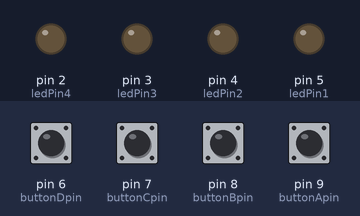
A sketch run on a simulated Arduino Uno, built with avr-gcc and run on an emulated ATmega328P. Shown: output pins drawn as LEDs (lit = HIGH). The inputs (shaded band) are chosen by the test bench; at power-on: pin 6 (buttonDpin), pin 7 (buttonCpin), pin 8 (buttonBpin), pin 9 (buttonApin) HIGH.

Above: at 1.2 s.
1.3 s: pin 7 (buttonCpin) pulled LOW for 0.15 s
At 1.7 s:
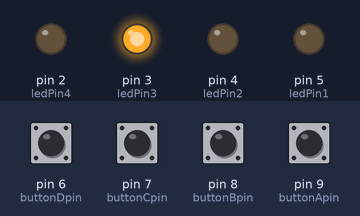
2.9 s: pin 8 (buttonBpin) pulled LOW for 0.15 s
At 4.1 s:
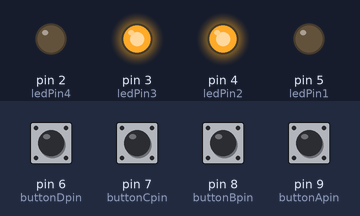
4.5 s: pin 9 (buttonApin) pulled LOW for 0.15 s
At 5.3 s:
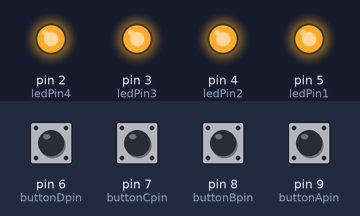
6.1 s: pin 6 (buttonDpin) pulled LOW for 0.15 s
At 6.5 s:
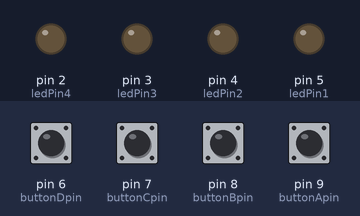
7.7 s: pin 8 (buttonBpin) pulled LOW for 1 s
At 9.0 s:
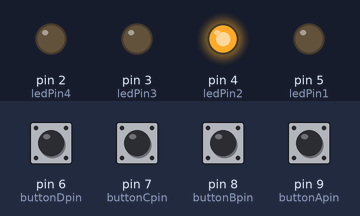
10.2 s: pin 9 (buttonApin) pulled LOW for 1 s
At 10.9 s:
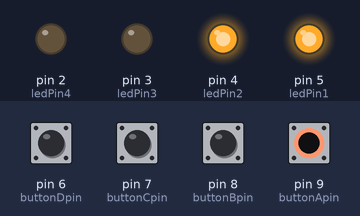
Timing chart, 0 to 13.2 s (numbered marks = the images above; inputs shaded):
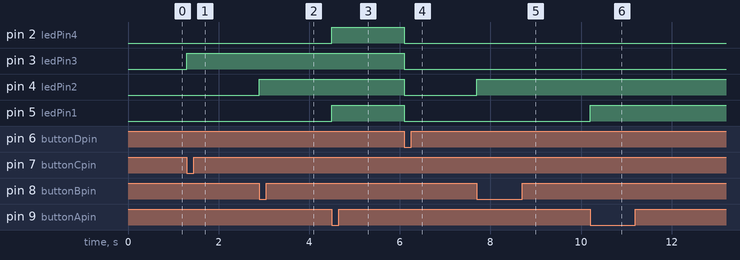

The sketch:

Digital_Inputs_Switch_Off.ino
```cpp
//www.elegoo.com
//2016.12.08

int ledPin1 = 5;
int ledPin2 = 4;
int ledPin3 = 3;
int ledPin4 = 2;
int buttonApin = 9;
int buttonBpin = 8;
int buttonCpin = 7;
int buttonDpin = 6;

byte leds = 0;

void setup()
{
  pinMode(ledPin1, OUTPUT);
  pinMode(ledPin2, OUTPUT);
  pinMode(ledPin3, OUTPUT);
  pinMode(ledPin4, OUTPUT);
  pinMode(buttonApin, INPUT_PULLUP);
  pinMode(buttonBpin, INPUT_PULLUP);
  pinMode(buttonCpin, INPUT_PULLUP);
  pinMode(buttonDpin, INPUT_PULLUP);
}

void loop()
{
  if (digitalRead(buttonApin) == LOW)
  {
    digitalWrite(ledPin1, HIGH);
  }
  if (digitalRead(buttonBpin) == LOW)
  {
    digitalWrite(ledPin2, HIGH);
  }
  if (digitalRead(buttonCpin) == LOW)
  {
    digitalWrite(ledPin3, HIGH);
  }
  if (digitalRead(buttonDpin) == LOW)
  {
    digitalWrite(ledPin1, LOW);
    digitalWrite(ledPin2, LOW);
    digitalWrite(ledPin3, LOW);
    digitalWrite(ledPin4, LOW);
  }
  if (
  digitalRead(ledPin1) == HIGH &&
  digitalRead(ledPin2) == HIGH &&
  digitalRead(ledPin3) == HIGH
  )
  {
    digitalWrite(ledPin4, HIGH);
  }
}
```

Measured:
- after the input at 1.3 s, pin 3 (ledPin3): LOW → HIGH at once
- after the input at 2.9 s, pin 4 (ledPin2): LOW → HIGH at once
- after the input at 4.5 s, pin 2 (ledPin4), pin 5 (ledPin1): LOW → HIGH at once
- after the input at 6.1 s, pin 2 (ledPin4), pin 3 (ledPin3), pin 4 (ledPin2), pin 5 (ledPin1): HIGH → LOW at once
- after the input at 7.7 s, pin 4 (ledPin2): LOW → HIGH at once
- after the input at 10.2 s, pin 5 (ledPin1): LOW → HIGH at once
